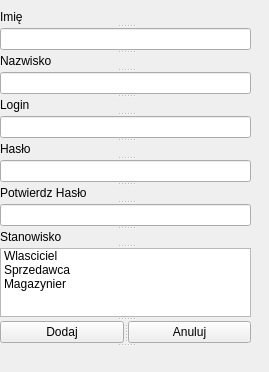
<?xml version="1.0" encoding="UTF-8"?>
<ui version="4.0">
 <class>dodaj_pracownika</class>
 <widget class="QWidget" name="dodaj_pracownika">
  <property name="geometry">
   <rect>
    <x>0</x>
    <y>0</y>
    <width>269</width>
    <height>372</height>
   </rect>
  </property>
  <property name="windowTitle">
   <string>dodaj_pracownika</string>
  </property>
  <widget class="QWidget" name="centralwidget" native="true">
   <property name="geometry">
    <rect>
     <x>0</x>
     <y>0</y>
     <width>251</width>
     <height>371</height>
    </rect>
   </property>
   <widget class="QSplitter" name="splitter">
    <property name="geometry">
     <rect>
      <x>0</x>
      <y>10</y>
      <width>251</width>
      <height>351</height>
     </rect>
    </property>
    <property name="orientation">
     <enum>Qt::Vertical</enum>
    </property>
    <widget class="QLabel" name="label">
     <property name="text">
      <string>Imię</string>
     </property>
    </widget>
    <widget class="QLineEdit" name="imie_txt"/>
    <widget class="QLabel" name="label_2">
     <property name="text">
      <string>Nazwisko</string>
     </property>
    </widget>
    <widget class="QLineEdit" name="nazwisko_txt"/>
    <widget class="QLabel" name="label_3">
     <property name="text">
      <string>Login</string>
     </property>
    </widget>
    <widget class="QLineEdit" name="login_txt"/>
    <widget class="QLabel" name="label_5">
     <property name="text">
      <string>Hasło</string>
     </property>
    </widget>
    <widget class="QLineEdit" name="haslo_txt"/>
    <widget class="QLabel" name="label_6">
     <property name="text">
      <string>Potwierdz Hasło</string>
     </property>
    </widget>
    <widget class="QLineEdit" name="haslo2_txt"/>
    <widget class="QLabel" name="label_4">
     <property name="text">
      <string>Stanowisko</string>
     </property>
    </widget>
    <widget class="QListWidget" name="stanowisko_list">
     <item>
      <property name="text">
       <string>Wlasciciel</string>
      </property>
     </item>
     <item>
      <property name="text">
       <string>Sprzedawca</string>
      </property>
     </item>
     <item>
      <property name="text">
       <string>Magazynier</string>
      </property>
     </item>
    </widget>
    <widget class="QSplitter" name="splitter_2">
     <property name="orientation">
      <enum>Qt::Horizontal</enum>
     </property>
     <widget class="QPushButton" name="dodaj_btn">
      <property name="text">
       <string>Dodaj</string>
      </property>
     </widget>
     <widget class="QPushButton" name="anuluj_btn">
      <property name="text">
       <string>Anuluj</string>
      </property>
     </widget>
    </widget>
    <widget class="QLabel" name="blad_lbl">
     <property name="text">
      <string/>
     </property>
    </widget>
   </widget>
  </widget>
 </widget>
 <resources/>
 <connections/>
</ui>
